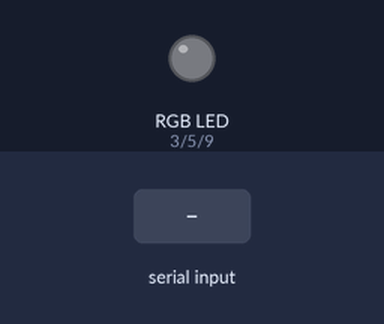
Bench run of a sketch on a simulated Arduino Uno, built with avr-gcc and run on an emulated ATmega328P. On the bench: an RGB LED mixed from three pins (HIGH = lit). The test bench sets the inputs (shaded band). Dim RGB values are drawn brighter than linear.

Above: at 1.2 s.
1.3 s: "90,45,200\n" received over Serial
At 2.3 s:
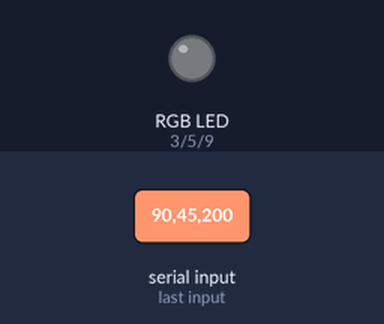
2.8 s: "30,150,10\n" received over Serial
At 3.5 s:
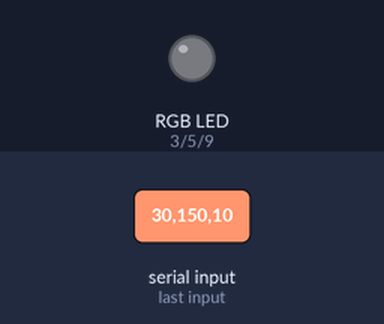
4.3 s: "90,45\n" received over Serial
At 5.1 s:
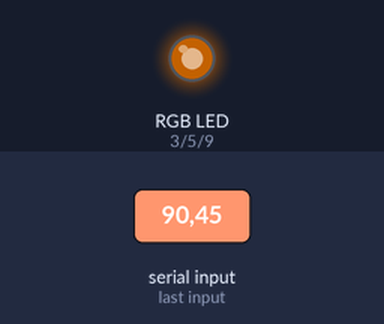
5.8 s: "30,150\n" received over Serial
At 6.2 s:
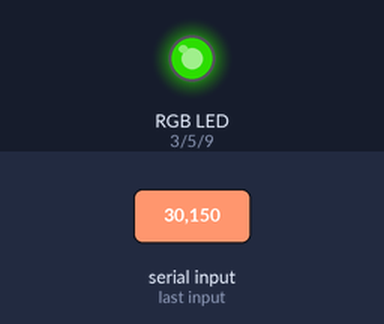
7.3 s: "5\n" received over Serial
At 7.7 s:
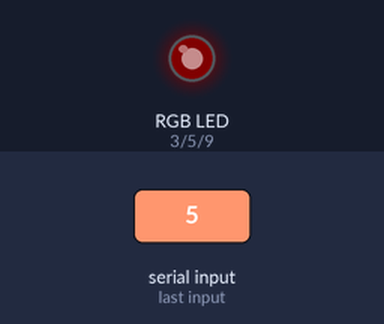
8.8 s: "90\n" received over Serial
At 10.0 s:
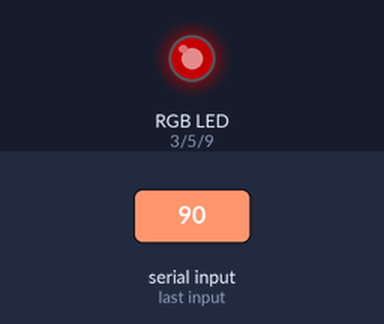
Timing chart, 0 to 11.3 s (numbered marks = the images above; inputs shaded):
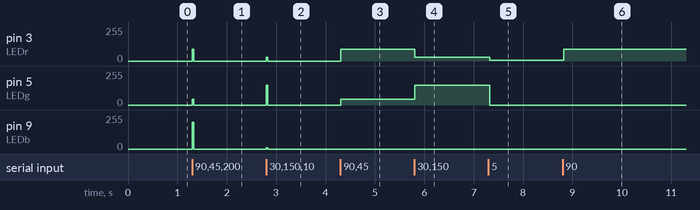

The sketch:

DJ_arduino_nano.ino
```cpp
int LEDr = 3;
int LEDg = 5;
int LEDb = 9;

int r;
int g;
int b;


void setup() {
    Serial.begin(115200); // Serial Port at 9600 baud
    Serial.setTimeout(10); // Instead of the default 1000ms, in order
                            // to speed up the Serial.parseInt()
  pinMode(LEDr,OUTPUT);
  pinMode(LEDg,OUTPUT);
  pinMode(LEDb,OUTPUT);
  analogWrite(LEDr,0);
  analogWrite(LEDg,0);
  analogWrite(LEDb,0);
}

void loop() {
    // Check if characters available in the buffer
    if (Serial.available() > 0) {

        r = Serial.parseInt();
        delay(1); // If not delayed, second character is not correctly read
        Serial.read();
        g = Serial.parseInt();
        Serial.read();
        b = Serial.parseInt();

        analogWrite(LEDr, r);
        analogWrite(LEDg, g);
        analogWrite(LEDb, b);


    }
}
```

Measured:
- after the input at 1.3 s, pin 3 (LEDr): 0/255 → 90/255 at once, → 0/255 0.03 s later; pin 5 (LEDg): 0/255 → 45/255 at once, → 0/255 0.03 s later; pin 9 (LEDb): 0/255 → 200/255 at once, → 0/255 0.03 s later
- after the input at 2.8 s, pin 3 (LEDr): 0/255 → 30/255 at once, → 0/255 0.03 s later; pin 5 (LEDg): 0/255 → 150/255 at once, → 0/255 0.03 s later; pin 9 (LEDb): 0/255 → 10/255 at once, → 0/255 0.03 s later
- after the input at 4.3 s, pin 3 (LEDr): 0/255 → 90/255 at once; pin 5 (LEDg): 0/255 → 45/255 at once
- after the input at 5.8 s, pin 3 (LEDr): 90/255 → 30/255 at once; pin 5 (LEDg): 45/255 → 150/255 at once
- after the input at 7.3 s, pin 3 (LEDr): 30/255 → 5/255 at once; pin 5 (LEDg): 150/255 → 0/255 at once
- after the input at 8.8 s, pin 3 (LEDr): 5/255 → 90/255 at once
